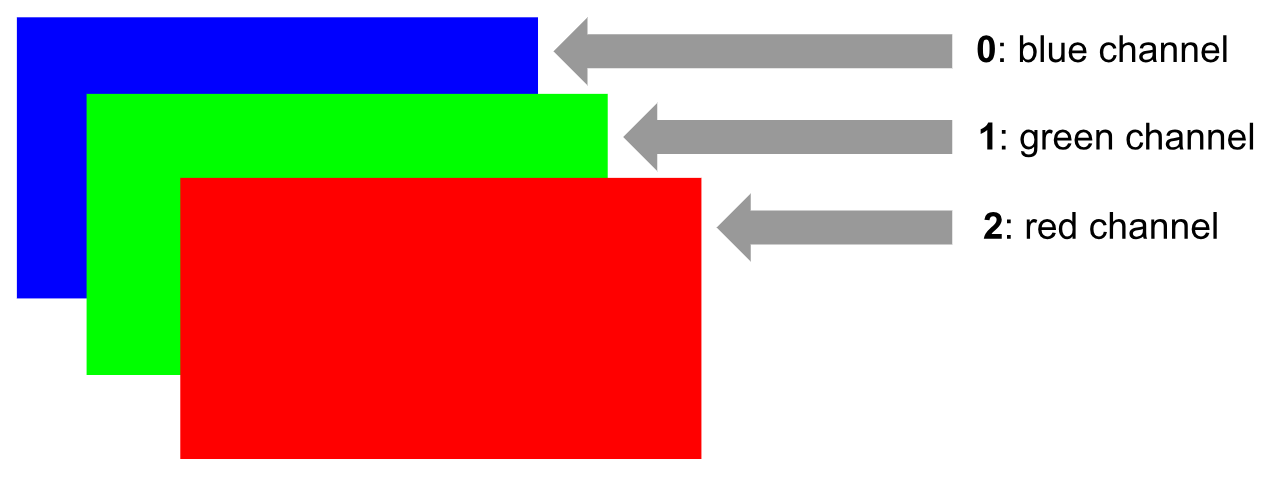
#> input picture Photos/colors.png, 1264 x 477 px
$ jupyter execute colorChannels.ipynb
#> lines starting #> are read from the running program, lines starting #| are printed output that depends on the picture
[cell 1]
import cv2 as cv
import numpy as np

[cell 2]
img = cv.imread("Photos/colors.png")
#> img is the input picture: shape (477, 1264, 3); mean B, G, R 158.7, 162.1, 197.8
cv.imshow("Original Image", img)

b,g,r = cv.split(img)
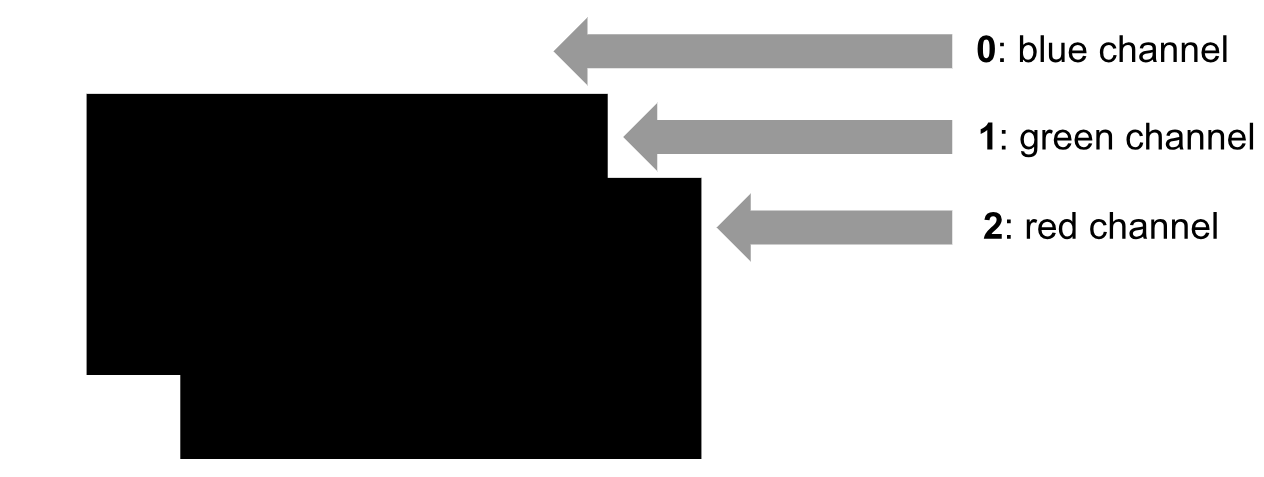
#> b: shape (477, 1264); min 0, max 255, mean 158.7
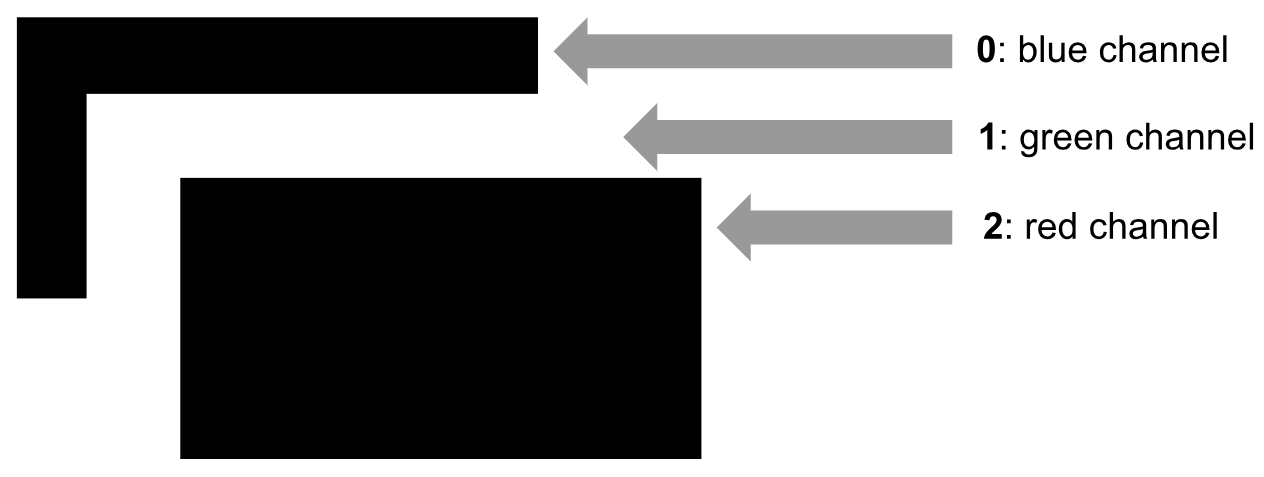
#> g: shape (477, 1264); min 0, max 255, mean 162.1
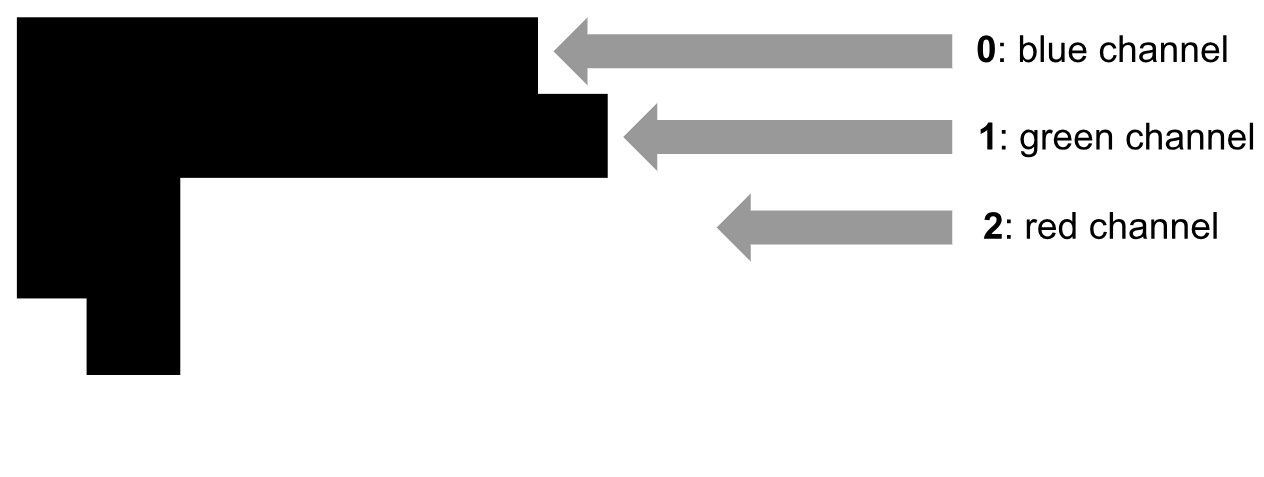
#> r: shape (477, 1264); min 0, max 255, mean 197.8
cv.imshow("Blue part of the Image", b)
cv.imshow("Green part of the Image", g)
cv.imshow("Red part of the Image", r)


print("Shape of the original Image: ", img.shape)
#| Shape of the original Image:  (477, 1264, 3)
print("Shape of the blue part of the Image: ", b.shape)
#| Shape of the blue part of the Image:  (477, 1264)
print("Shape of the green part of the Image: ", g.shape)
#| Shape of the green part of the Image:  (477, 1264)
print("Shape of the red part of the Image: ", r.shape)
#| Shape of the red part of the Image:  (477, 1264)

merged_img = cv.merge((b,g,r))
cv.imshow("Merged Image", merged_img)

a = np.zeros(g.shape)
c = np.zeros(r.shape)
blue_image = cv.merge((b,b**0,b**0))
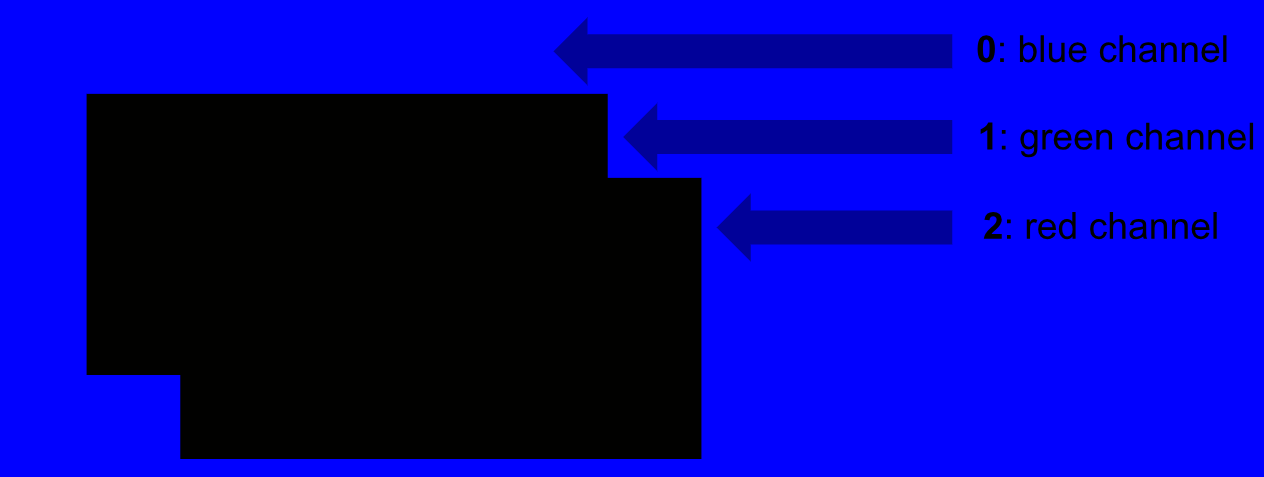
#> blue_image: shape (477, 1264, 3); mean of channels 0, 1, 2 158.7, 1, 1; drawn as B, G, R
cv.imshow("Blue Image",blue_image)
green_image = cv.merge((g**0,g,g**0))
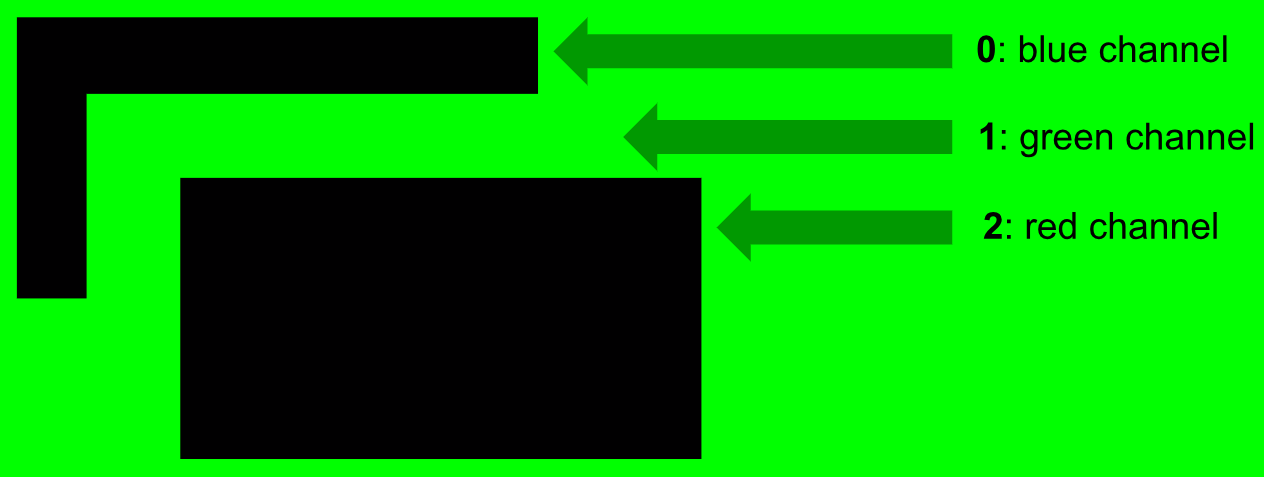
#> green_image: shape (477, 1264, 3); mean of channels 0, 1, 2 1, 162.1, 1; drawn as B, G, R
cv.imshow("Green Image",green_image)
red_image = cv.merge((r**0,r**0,r))
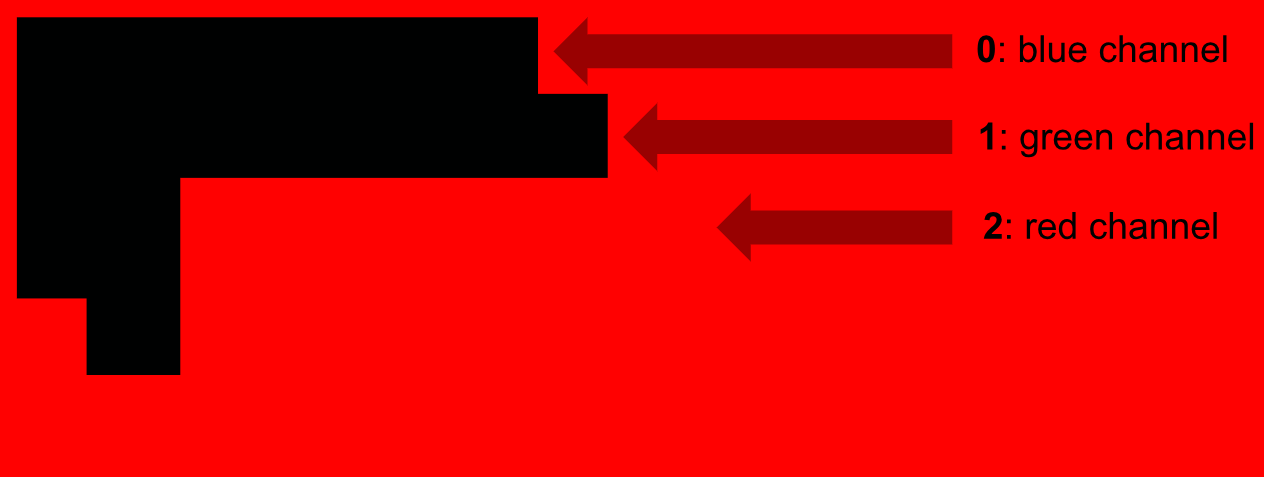
#> red_image: shape (477, 1264, 3); mean of channels 0, 1, 2 1, 1, 197.8; drawn as B, G, R
cv.imshow("Red Image",red_image)

cv.waitKey(0)

$ run again, with Photos/lady2.jpeg saved as Photos/colors.png
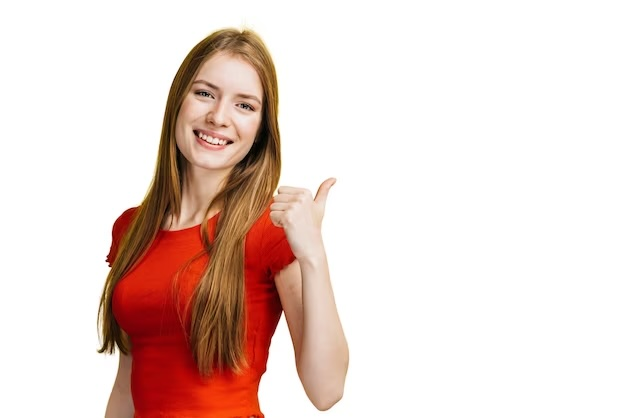
#> input picture Photos/lady2.jpeg, 626 x 418 px
#> img is the input picture: shape (418, 626, 3); mean B, G, R 207.8, 213.7, 233.3
#| Shape of the original Image:  (418, 626, 3)
#| Shape of the blue part of the Image:  (418, 626)
#| Shape of the green part of the Image:  (418, 626)
#| Shape of the red part of the Image:  (418, 626)
#> `green_image = cv.merge((g**0,g,g**0))`:
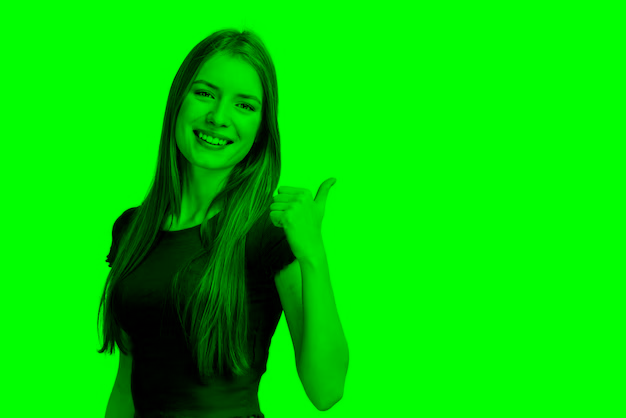
#> green_image: shape (418, 626, 3); mean of channels 0, 1, 2 1, 213.7, 1; drawn as B, G, R
#> `red_image = cv.merge((r**0,r**0,r))`:
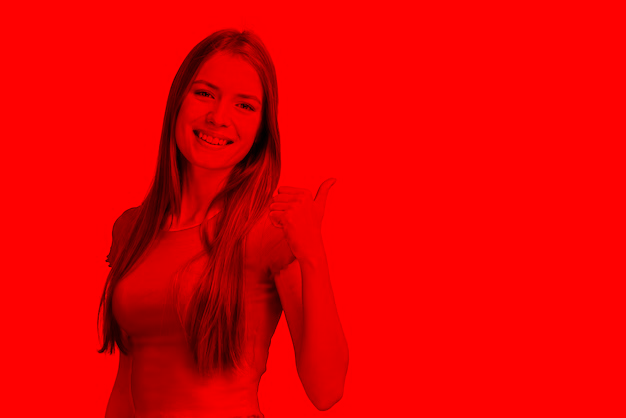
#> red_image: shape (418, 626, 3); mean of channels 0, 1, 2 1, 1, 233.3; drawn as B, G, R
